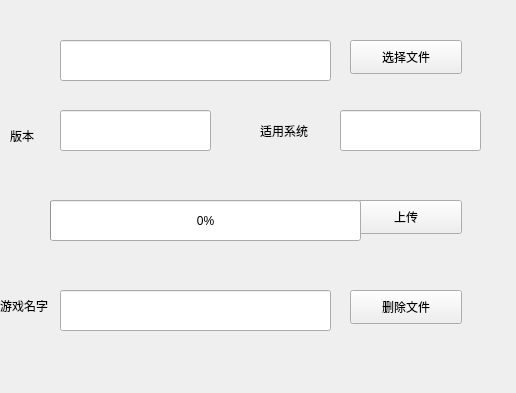
<?xml version="1.0" encoding="UTF-8"?>
<ui version="4.0">
 <class>managerDlg</class>
 <widget class="QWidget" name="managerDlg">
  <property name="geometry">
   <rect>
    <x>0</x>
    <y>0</y>
    <width>516</width>
    <height>393</height>
   </rect>
  </property>
  <property name="windowTitle">
   <string>Form</string>
  </property>
  <widget class="QPushButton" name="pb_select">
   <property name="geometry">
    <rect>
     <x>350</x>
     <y>40</y>
     <width>112</width>
     <height>34</height>
    </rect>
   </property>
   <property name="text">
    <string>选择文件</string>
   </property>
  </widget>
  <widget class="QLineEdit" name="gamepath">
   <property name="geometry">
    <rect>
     <x>60</x>
     <y>40</y>
     <width>271</width>
     <height>41</height>
    </rect>
   </property>
  </widget>
  <widget class="QPushButton" name="pb_up">
   <property name="geometry">
    <rect>
     <x>350</x>
     <y>200</y>
     <width>112</width>
     <height>34</height>
    </rect>
   </property>
   <property name="text">
    <string>上传</string>
   </property>
  </widget>
  <widget class="QLineEdit" name="gamename">
   <property name="geometry">
    <rect>
     <x>60</x>
     <y>290</y>
     <width>271</width>
     <height>41</height>
    </rect>
   </property>
  </widget>
  <widget class="QPushButton" name="pb_del">
   <property name="geometry">
    <rect>
     <x>350</x>
     <y>290</y>
     <width>112</width>
     <height>34</height>
    </rect>
   </property>
   <property name="text">
    <string>删除文件</string>
   </property>
  </widget>
  <widget class="QProgressBar" name="progressBar">
   <property name="geometry">
    <rect>
     <x>50</x>
     <y>200</y>
     <width>311</width>
     <height>41</height>
    </rect>
   </property>
   <property name="value">
    <number>0</number>
   </property>
  </widget>
  <widget class="QLineEdit" name="game_version">
   <property name="geometry">
    <rect>
     <x>60</x>
     <y>110</y>
     <width>151</width>
     <height>41</height>
    </rect>
   </property>
  </widget>
  <widget class="QLineEdit" name="gam_os">
   <property name="geometry">
    <rect>
     <x>340</x>
     <y>110</y>
     <width>141</width>
     <height>41</height>
    </rect>
   </property>
  </widget>
  <widget class="QLabel" name="label">
   <property name="geometry">
    <rect>
     <x>10</x>
     <y>120</y>
     <width>51</width>
     <height>31</height>
    </rect>
   </property>
   <property name="text">
    <string>版本</string>
   </property>
  </widget>
  <widget class="QLabel" name="label_2">
   <property name="geometry">
    <rect>
     <x>260</x>
     <y>110</y>
     <width>81</width>
     <height>41</height>
    </rect>
   </property>
   <property name="text">
    <string>适用系统</string>
   </property>
  </widget>
  <widget class="QLabel" name="label_3">
   <property name="geometry">
    <rect>
     <x>0</x>
     <y>290</y>
     <width>51</width>
     <height>31</height>
    </rect>
   </property>
   <property name="text">
    <string>游戏名字</string>
   </property>
  </widget>
 </widget>
 <resources/>
 <connections/>
</ui>
